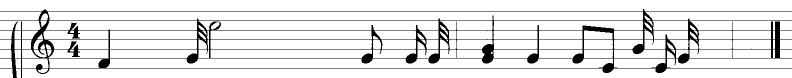
#> input picture src/02.PNG_with_new_staff_0.png, 1583 x 156 px, given in place of 02.PNG, which was not available (shown at 1/2 size)
$ jupyter execute --allow-errors main.ipynb
#> lines starting #> are read from the running program, lines starting #| are printed output that depends on the picture; after the words box and inside, x2 and y2 are one past the last pixel; in counts of white or black regions, pixels touching at a corner belong together; pictures that were not available may be replaced by others from this repository, and a replacement may not be noted
### src/commonfunctions.py


import skimage.io as io
#from skimage.color import rgb2gray, rgba2rgb ## added
import matplotlib.pyplot as plt
import numpy as np
from skimage.exposure import histogram
from matplotlib.pyplot import bar
from skimage.color import rgb2gray
from skimage.filters import threshold_otsu, gaussian, median
from skimage.morphology import opening, closing, dilation, erosion, skeletonize, disk
# `square` (used for structuring elements) is deprecated; use footprint_rectangle
from skimage.morphology import footprint_rectangle

# wrapper that behaves like the old `square` and accepts a single int
# (or numpy int); the newer footprint_rectangle requires a shape tuple.
# [7 lines left out: function square, not called in this run]

# provide compatibility wrappers named like the old functions so that
# existing code (including notebooks) can remain unchanged without
# triggering FutureWarnings.

def binary_opening(img, footprint):
    return opening(img, footprint)

def binary_closing(img, footprint):
    return closing(img, footprint)

def binary_dilation(img, footprint):
    return dilation(img, footprint)

def binary_erosion(img, footprint):
    return erosion(img, footprint)
from skimage.feature import canny
from skimage.transform import resize


def show_images(images, titles=None):
    n_ims = len(images)
    if titles is None:
        titles = ['(%d)' % i for i in range(1, n_ims + 1)]
    fig = plt.figure()
    n = 1
    for image, title in zip(images, titles):
        a = fig.add_subplot(1, n_ims, n)
        if image.ndim == 2:
            plt.gray()
        plt.imshow(image)
        a.set_title(title)
        plt.axis('off')
        n += 1
    fig.set_size_inches(np.array(fig.get_size_inches()) * n_ims)
    plt.show()


# [5 lines left out: function showHist, not called in this run]


def gray_img(img):
    '''
    img: rgb image (o rgba)
    return: gray image, pixel values 0:255
    '''
    # Si ya es escala de grises (2D), retornarla normalizada
    if len(img.shape) == 2:
        return img

    img_copy = np.copy(img)
    # Si es RGBA (4 canales), convertir a RGB
    if len(img_copy.shape) == 3 and img_copy.shape[2] == 4:
        img_copy = img_copy[:, :, :3]

    gray = rgb2gray(img_copy)
    gray = gray * 255
    return gray


# [9 lines left out: function otsu, not called in this run]


def get_gray(img):
    img_copy = np.copy(img)
    # Si ya es escala de grises (2D), retornarla tal cual
    if len(img_copy.shape) == 2:
        return img_copy
    # Si es RGBA (4 canales), convertir a RGB
    if len(img_copy.shape) == 3 and img_copy.shape[2] == 4:
        img_copy = img_copy[:, :, :3]
    # Convertir a escala de grises si tiene canales
    if len(img_copy.shape) == 3:
        gray = rgb2gray(img_copy)
        return gray
    return img_copy


def get_thresholded(img, thresh):
    return 1*(img > thresh)


# [26 lines left out: functions histogram, get_line_indices, get_region_lines_indices, not called in this run]

### src/main.ipynb
[cell 1]
from commonfunctions import *
from pre_processing import *
from staff import calculate_thickness_spacing, remove_staff_lines, coordinator
from segmenter import Segmenter
from connected_componentes import  *
from fit import predict
from box import Box
import glob
import cv2
import pickle
from imutils import resize as im_resize
from scipy.ndimage import binary_fill_holes
from skimage.morphology import skeletonize, thin

[cell 2]
img_name = '02'
img_ext = 'PNG'
imgs_path = '/home/xoel/Descargas/Mozart-main/testcases/02.PNG'

[cell 3]
label_map = {
    0:{
        0: 'N0'
    },
    1:{
        0:'b2',
        1:'a2'
    },
    2:{
        0:'g2',
        1:'f2'
    },
    3:{
        0:'e2',
        1:'d2'
    },
    4:{
        0:'c2',
        1:'b1'
    },
    5:{
        0:'a1',
        1:'g1'
    },
    6:{
        0:'f1',
        1:'e1'
    },
    7:{
        0:'d1',
        1:'c1'
    }
}

[cell 4]
# img = io.imread(f'{imgs_path}{img_name}.{img_ext}')
### Added
import os

# Own varaibles
imgs_path = '/home/xoel/Descargas/Mozart-main/testcases/'
img_name = '02.PNG'

# not to dupe extensions
if img_name.lower().endswith(('.png', '.jpg', '.jpeg')):
    full_path = os.path.join(imgs_path, img_name)
else:
    full_path = os.path.join(imgs_path, f"{img_name}.png")

print(f"Trying to open: {full_path}") # check if path is correct
img = io.imread(full_path)
#> img: shape (156, 1583); 89.9% white; 1 black region, box (x1, y1, x2, y2) and area: (0, 18, 1583, 156) 25054
###
img = gray_img(img)
show_images([img])
#> in show_images, `n_ims = len(images)`: n_ims = 1
#> the loop in show_images, `for image, title in zip(images, titles):` made 1 pass
#> (title, n) on pass 1: ('(1)', 2)
#> after the loop in show_images, `for image, title in zip(images, titles):`: n = 2
#img = get_thresholded(img, threshold_otsu(img))
#> (the rest of this cell did not finish here and is left out)

[cell 5]
# [6 lines of commented-out code are left out]
print(img.shape)
#| (156, 1583)
original = img.copy()
gray = get_gray(img)
bin_img = get_thresholded(gray, threshold_otsu(gray))
show_images([gray, bin_img], ['Gray', 'Binary'])
#> the loop in show_images (call 2), `for image, title in zip(images, titles):` made 2 passes
#> (title, n) on passes 1 to 2: ('Gray', 2), ('Binary', 3)
#> after the loop in show_images (call 2), `for image, title in zip(images, titles):`: n = 3
#> in show_images (call 2), `plt.show()`:
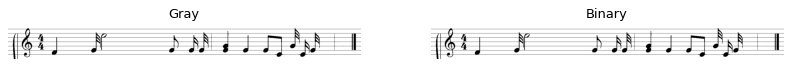
#> figure drawn by matplotlib, 2 panels

#> (a cell that did not finish here is left out)

[cell 7]
imgs_spacing = []
imgs_rows = []
coord_imgs = []
#> (the rest of this cell did not finish here and is left out)

[cell 8]
# [11 lines left out: function estim, not called in this run]

[cell 9]
# [6 lines left out: function draw_staff, not called in this run]

for i, img in enumerate(coord_imgs):
    new_img = draw_staff(img,imgs_rows[i])
    show_images([img,new_img], ['Binary','new'])
    cv2.imwrite(f'{img_name}_without_staff_{i}.png', np.array(255*img).astype(np.uint8))
    cv2.imwrite(f'{img_name}_with_new_staff_{i}.png', np.array(255*new_img).astype(np.uint8))


$ run again, on src/02.PNG_without_staff_1.png
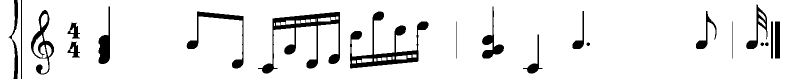
#> input picture src/02.PNG_without_staff_1.png, 1583 x 158 px, given in place of 02.PNG, which was not available (shown at 1/2 size)
#> img: shape (158, 1583); 91.6% white; 21 black regions, largest, box (x1, y1, x2, y2) and area: (516, 24, 680, 147) 4523, (700, 23, 857, 137) 4317, (373, 23, 487, 137) 1847
#> n_ims = 1
#> the loop in show_images, `for image, title in zip(images, titles):` made 1 pass
#> (title, n) on pass 1: ('(1)', 2)
#> after the loop in show_images, `for image, title in zip(images, titles):`: n = 2
#| (158, 1583)
#> the loop in show_images (call 2), `for image, title in zip(images, titles):` made 2 passes
#> (title, n) on passes 1 to 2: ('Gray', 2), ('Binary', 3)
#> after the loop in show_images (call 2), `for image, title in zip(images, titles):`: n = 3
#> in show_images (call 2), `plt.show()`:
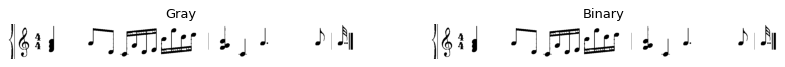
#> figure drawn by matplotlib, 2 panels

$ run again, on src/02.PNG_without_staff_2.png
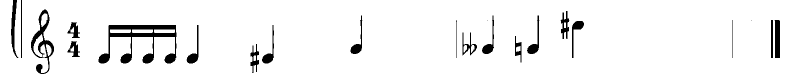
#> input picture src/02.PNG_without_staff_2.png, 1583 x 156 px, given in place of 02.PNG, which was not available (shown at 1/2 size)
#> img: shape (156, 1583); 94.6% white; 22 black regions (2 under 20 px), largest, box (x1, y1, x2, y2) and area: (197, 50, 353, 127) 4148, (62, 19, 108, 148) 1656, (1549, 40, 1560, 116) 759
#> n_ims = 1
#> the loop in show_images, `for image, title in zip(images, titles):` made 1 pass
#> (title, n) on pass 1: ('(1)', 2)
#> after the loop in show_images, `for image, title in zip(images, titles):`: n = 2
#| (156, 1583)
#> the loop in show_images (call 2), `for image, title in zip(images, titles):` made 2 passes
#> (title, n) on passes 1 to 2: ('Gray', 2), ('Binary', 3)
#> after the loop in show_images (call 2), `for image, title in zip(images, titles):`: n = 3
#> in show_images (call 2), `plt.show()`:
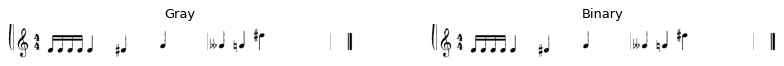
#> figure drawn by matplotlib, 2 panels
